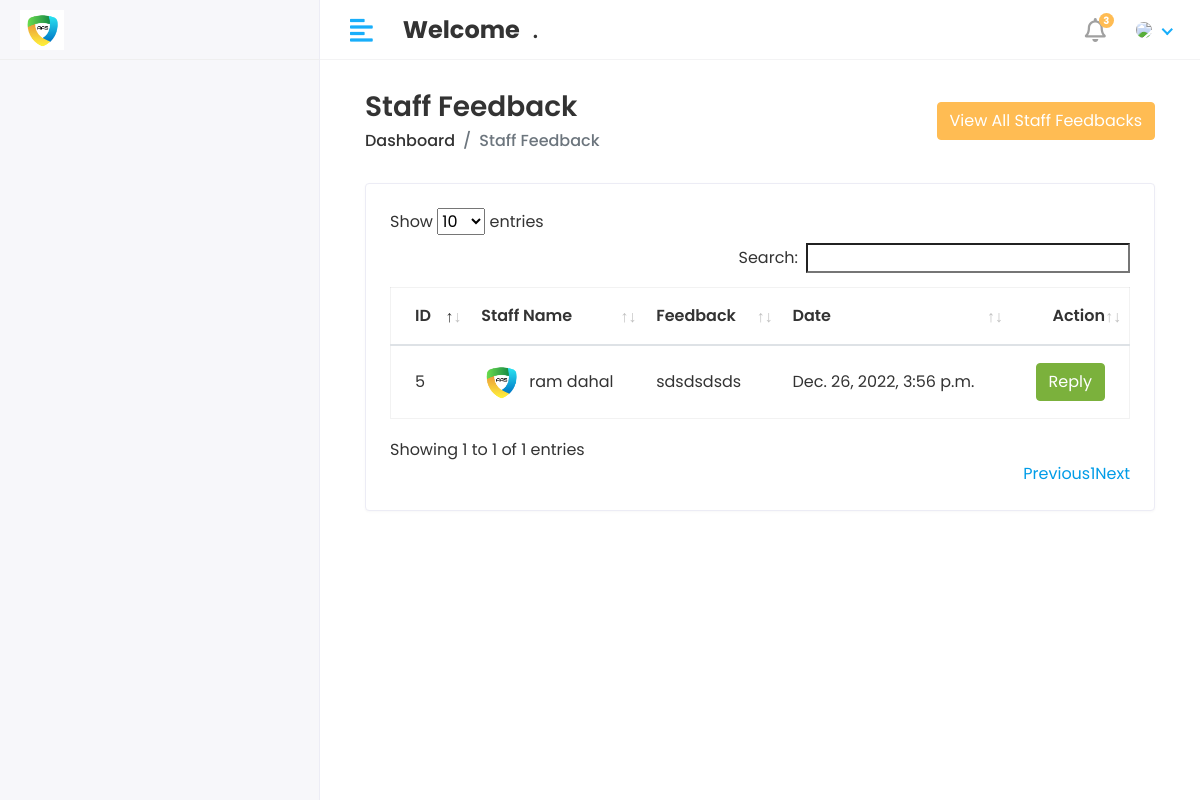
The app's page /Hod/Staff/Feedback with its own data.
### app/models.py (models this page shows, shortened)
class Staff_feedback(models.Model):
    staff_id = models.ForeignKey(Staff, on_delete=models.CASCADE)
    feedback = models.TextField()
    feedback_reply = models.TextField()
    created_at = models.DateTimeField(auto_now_add=True)
    update_at = models.DateTimeField(auto_now_add=True)

class Staff(models.Model):
    admin = models.OneToOneField(CustomUser, on_delete=models.CASCADE)
    address = models.TextField()
    gender = models.CharField(max_length=100)
    created_at = models.DateTimeField(auto_now_add=True)
    update_at = models.DateTimeField(auto_now=True)

class CustomUser(AbstractUser):
    USER = (
        ('1', 'HOD'),
        ('2', 'STAFF'),
        ('3', 'STUDENT'),
    )
    user_type = models.CharField(choices=USER, max_length=50, default=1)
    profile_pic = models.ImageField(upload_to='media/profile_pic')

### AAI/Hod_Views.py (the view)
# urls.py: path('Hod/Staff/Feedback', Hod_Views.STAFF_FEEDBACK, name='hod_staff_feedback'),
def STAFF_FEEDBACK(request):
    feedback = Staff_feedback.objects.all()
    context = {
        'feedback': feedback,
    }
    return render(request, 'Hod/staff_feedback.html', context)

### templates/Hod/staff_feedback.html (shortened to what this page needs)
{% extends 'base.html'%}
{% block content %}
 <div class="content container-fluid">
               <div class="page-header">
                  <div class="row align-items-center">
                     <div class="col">
                        <h3 class="page-title">Staff Feedback</h3>
                        <ul class="breadcrumb">
                           <li class="breadcrumb-item"><a href="index.html">Dashboard</a></li>
                           <li class="breadcrumb-item active">Staff Feedback</li>
                        </ul>
                     </div>
                     <div class="col-auto text-right float-right ml-auto">
                        <button type="button" class="btn btn-primary" data-toggle="modal" data-target="#exampleModalLong">
                          View All Staff Feedbacks
                          </button>
                     </div>
                  </div>
               </div>
               <div class="row" >
                  <div class="col-sm-12">
                     <div class="card card-table">
                        <div class="card-body">
                           <div class="table-responsive">
                              <table id="table_id" class="table table-hover table-center mb-0 ">
                                 <thead>
                                    <tr>
                                       <th>ID</th>
                                       <th>Staff Name</th>
                                       <th>Feedback</th>
                                        <th>Date</th>
                                       <th class="text-right">Action</th>
                                    </tr>
                                 </thead>
                                 <tbody>
                                 {% for i in feedback %}
                                    <tr>
                                       <td>{{i.id}}</td>
                                       <td>
                                          <h2 class="table-avatar">
                                             <a href="student-details.html" class="avatar avatar-sm mr-2"><img class="avatar-img rounded-circle" src="/{{i.staff_id.admin.profile_pic}}" alt="User Image"></a>
                                             <a href="student-details.html">{{i.staff_id.admin.first_name}}&nbsp;{{i.staff_id.admin.last_name}} </a>
                                          </h2>
                                       </td>
                                       <td>{{i.feedback}}</td>
                                             <td>{{i.created_at}}</td>
                                       <td class="text-right">
                                          <div class="actions">
                                   <button type="button" class="btn btn-success" data-toggle="modal" data-target="#send_notification-{{forloop.counter}}">
                                Reply
                                 </button>
                                          </div>
                                       </td>
                                 {% endfor %}
                                 </tbody>
                              </table>
                           </div>
                        </div>
                     </div>
                  </div>
               </div>
            </div>
{% endblock %}

### static/assets/css/style.css (style rules this page uses)
html { height: 100%; }
body { background-color: #fff; color: #333; font-family: 'Poppins', sans-serif; font-size: 1rem; height: 100%; line-height: 1.5; overflow-x: hidden; }
h1, h2, h3, h4, h5, h6 { font-family: 'Poppins', sans-serif; margin-top: 0; }
a { color: #009ce7; }
input, button, a { transition: all 0.4s ease; -moz-transition: all 0.4s ease; -o-transition: all 0.4s ease; -ms-transition: all 0.4s ease; -webkit-transition: all 0.4s ease; }
input, input:focus, button, button:focus { outline: none; }
ul, ol { padding: 0px; list-style: none; }
.table { color: #333; max-width: 100%; margin-bottom: 0; width: 100%; }
.table.dataTable { border-collapse: collapse !important; border: 1px solid rgba(0, 0, 0, 0.05); }
table.table td h2 { display: inline-block; font-size: inherit; font-weight: 400; margin: 0; padding: 0; vertical-align: middle; }
table.table td h2.table-avatar { align-items: center; display: inline-flex; font-size: inherit; font-weight: 400; margin: 0; padding: 0; vertical-align: middle; white-space: nowrap; }
table.table td h2 a { color: #333; }
.table thead tr th { font-weight: 600; }
.table tbody tr { border-bottom: 1px solid rgba(0, 0, 0, 0.05); }
.table.table-center td, .table.table-center th { vertical-align: middle; }
.card-table .card-body .table > thead > tr > th { border-top: 0; }
.card-table .card-body .table tr td:first-child, .card-table .card-body .table tr th:first-child { padding-left: 1.5rem; }
.card-table .card-body .table tr td:last-child, .card-table .card-body .table tr th:last-child { padding-right: 1.5rem; }
.card-table .table td, .card-table .table th { border-top: 1px solid #e2e5e8; padding: 1rem 0.75rem; white-space: nowrap; }
.btn-primary { background-color: #FFBC53; border: 1px solid #FFBC53; }
.btn-success { background-color: #7bb13c; border: 1px solid #7bb13c }
.card { border: 1px solid #ececf5; box-shadow: 0 1px 3px 0 rgba(0, 0, 0, 0.03); margin-bottom: 1.875rem; }
.card-body { padding: 1.5rem; }
.avatar { position: relative; display: inline-block; width: 3rem; height: 3rem }
.avatar > img { width: 100%; height: 100%; -o-object-fit: cover; object-fit: cover; }
.avatar-sm { width: 2.5rem; height: 2.5rem; }
.page-header { margin-bottom: 1.875rem; }
.page-header .breadcrumb { background-color: transparent; color: #6c757d; font-size: 1rem; font-weight: 500; margin-bottom: 0; padding: 0; }
.page-header .breadcrumb a { color: #333; }
.page-title { font-size: 28px; font-weight: 600; color: #333; margin-bottom: 5px; }

### records on screen
Staff_feedback: id "5", staff_id.admin.profile_pic (picture), staff_id.admin.first_name "ram", staff_id.admin.last_name "dahal", feedback "sdsdsdsds", created_at "Dec. 26, 2022, 3:56 p.m."
